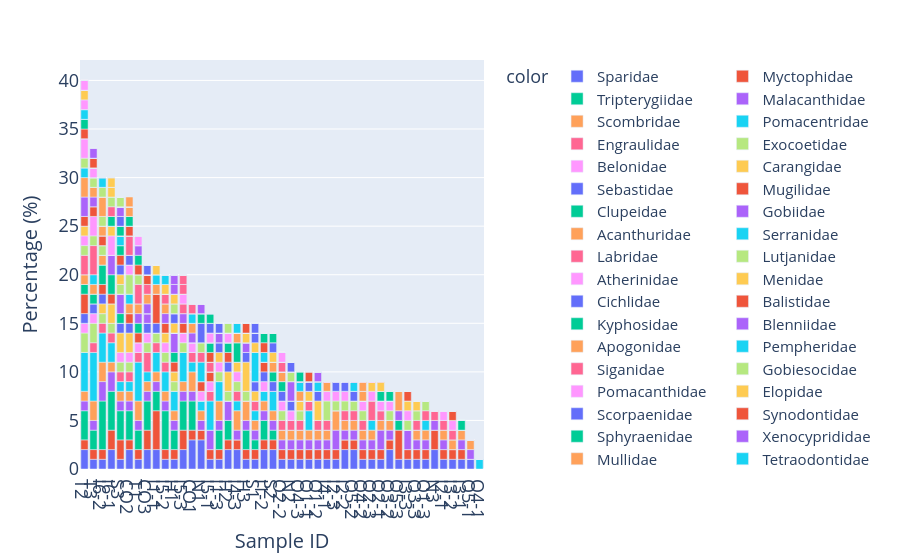

Notebook source saved alongside this figure:
### Code cell
dm_analyser.plot_barchart(csv_path="./edNA/TI_test/family_species_richness.csv",
                          taxa_column="family",
                          metric_column="richness",
                          save_dir=None,
                          overwrite=False)
